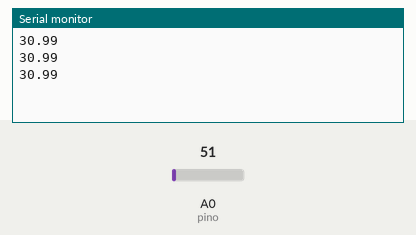
The sketch below on a simulated Arduino Uno, built with avr-gcc and run on an emulated ATmega328P. Shown: the last lines printed to the serial monitor. Inputs (shaded band) come from the test bench; at power-on: A0 (pino) = 51.

Above: at 1.3 s.
1.4 s: A0 (pino) set to 61
At 1.9 s:
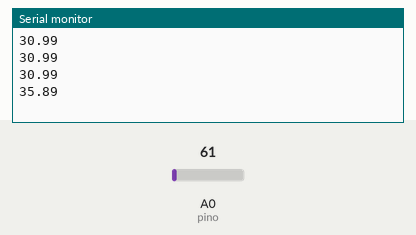
2.9 s: A0 (pino) set to 71
At 3.4 s:
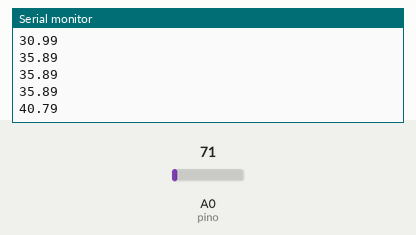
Timing chart, 0 to 5.9 s (numbered marks = the images above; inputs shaded):
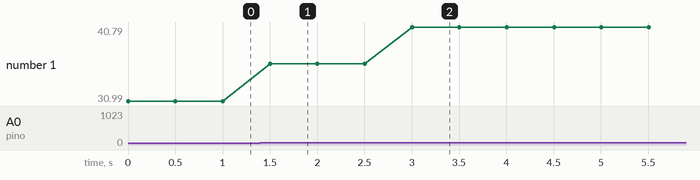

Measured:
- after the input at 1.4 s, the serial monitor: prints a new line after 0.10 s (image 1)
- after the input at 2.9 s, the serial monitor: prints a new line after 0.10 s (image 2)
- plotted number 1: 30.99 → 35.89 after the input at 1.4 s, 35.89 → 40.79 after the input at 2.9 s

The sketch:

arduino.ino
```cpp
//Sensor de temperatura usando o LM35
const int pino = A0; // Define o pino que lera a saída do LM35
float temperatura; // Variável que armazenará a temperatura medida

//Função que será executada uma vez quando ligar ou resetar o Arduino
void setup() {
  Serial.begin(9600); // inicializa a comunicação serial
}
//Função que será executada continuamente
void loop() {
  temperatura = (float) analogRead(pino)*0.49 + 6; // conversão para ºC
  Serial.println(temperatura);
  delay(500);
}
```
